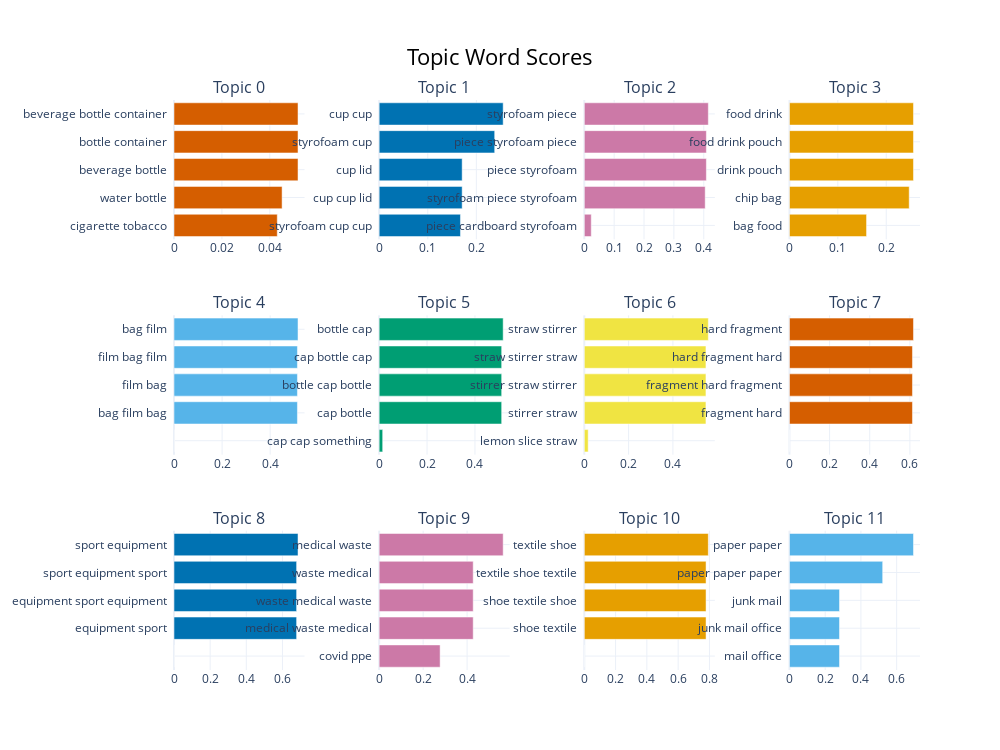

Notebook source saved alongside this figure:
### Code cell
# Visualize top topic keywords
topic_model.visualize_barchart(top_n_topics=12)

### Figure 1 — Plotly figure (JSON) as saved in the notebook; plotly's stock layout.template omitted (floating-point values rounded to 4 significant figures)
{"data": [{"marker": {"color": "#D55E00"}, "orientation": "h", "type": "bar", "x": [0.04312, 0.04513, 0.05178, 0.05178, 0.05178], "xaxis": "x", "y": ["cigarette tobacco  ", "water bottle  ", "beverage bottle  ", "bottle container  ", "beverage bottle container  "], "yaxis": "y"}, {"marker": {"color": "#0072B2"}, "orientation": "h", "type": "bar", "x": [0.1673, 0.1708, 0.1708, 0.2377, 0.2552], "xaxis": "x2", "y": ["styrofoam cup cup  ", "cup cup lid  ", "cup lid  ", "styrofoam cup  ", "cup cup  "], "yaxis": "y2"}, {"marker": {"color": "#CC79A7"}, "orientation": "h", "type": "bar", "x": [0.02326, 0.4048, 0.4087, 0.4087, 0.4153], "xaxis": "x3", "y": ["piece cardboard styrofoam  ", "styrofoam piece styrofoam  ", "piece styrofoam  ", "piece styrofoam piece  ", "styrofoam piece  "], "yaxis": "y3"}, {"marker": {"color": "#E69F00"}, "orientation": "h", "type": "bar", "x": [0.1594, 0.2475, 0.2563, 0.2563, 0.2563], "xaxis": "x4", "y": ["bag food  ", "chip bag  ", "drink pouch  ", "food drink pouch  ", "food drink  "], "yaxis": "y4"}, {"marker": {"color": "#56B4E9"}, "orientation": "h", "type": "bar", "x": [1e-05, 0.5135, 0.5135, 0.5135, 0.516], "xaxis": "x5", "y": ["  ", "bag film bag  ", "film bag  ", "film bag film  ", "bag film  "], "yaxis": "y5"}, {"marker": {"color": "#009E73"}, "orientation": "h", "type": "bar", "x": [0.01473, 0.5115, 0.5115, 0.5115, 0.5178], "xaxis": "x6", "y": ["cap cap something  ", "cap bottle  ", "bottle cap bottle  ", "cap bottle cap  ", "bottle cap  "], "yaxis": "y6"}, {"marker": {"color": "#F0E442"}, "orientation": "h", "type": "bar", "x": [0.0175, 0.5492, 0.5492, 0.5492, 0.5599], "xaxis": "x7", "y": ["lemon slice straw  ", "stirrer straw  ", "stirrer straw stirrer  ", "straw stirrer straw  ", "straw stirrer  "], "yaxis": "y7"}, {"marker": {"color": "#D55E00"}, "orientation": "h", "type": "bar", "x": [1e-05, 0.6128, 0.6128, 0.6128, 0.6179], "xaxis": "x8", "y": ["  ", "fragment hard  ", "fragment hard fragment  ", "hard fragment hard  ", "hard fragment  "], "yaxis": "y8"}, {"marker": {"color": "#0072B2"}, "orientation": "h", "type": "bar", "x": [1e-05, 0.6784, 0.6784, 0.6784, 0.6862], "xaxis": "x9", "y": ["  ", "equipment sport  ", "equipment sport equipment  ", "sport equipment sport  ", "sport equipment  "], "yaxis": "y9"}, {"marker": {"color": "#CC79A7"}, "orientation": "h", "type": "bar", "x": [0.2773, 0.4277, 0.4277, 0.4277, 0.564], "xaxis": "x10", "y": ["covid ppe  ", "medical waste medical  ", "waste medical waste  ", "waste medical  ", "medical waste  "], "yaxis": "y10"}, {"marker": {"color": "#E69F00"}, "orientation": "h", "type": "bar", "x": [1e-05, 0.7783, 0.7783, 0.7783, 0.7929], "xaxis": "x11", "y": ["  ", "shoe textile  ", "shoe textile shoe  ", "textile shoe textile  ", "textile shoe  "], "yaxis": "y11"}, {"marker": {"color": "#56B4E9"}, "orientation": "h", "type": "bar", "x": [0.2801, 0.2801, 0.2801, 0.5217, 0.6941], "xaxis": "x12", "y": ["mail office  ", "junk mail office  ", "junk mail  ", "paper paper paper  ", "paper paper  "], "yaxis": "y12"}], "layout": {"annotations": [{"font": {"size": 16}, "showarrow": false, "text": "Topic 0", "x": 0.0875, "xanchor": "center", "xref": "paper", "y": 1, "yanchor": "bottom", "yref": "paper"}, {"font": {"size": 16}, "showarrow": false, "text": "Topic 1", "x": 0.3625, "xanchor": "center", "xref": "paper", "y": 1, "yanchor": "bottom", "yref": "paper"}, {"font": {"size": 16}, "showarrow": false, "text": "Topic 2", "x": 0.6375, "xanchor": "center", "xref": "paper", "y": 1, "yanchor": "bottom", "yref": "paper"}, {"font": {"size": 16}, "showarrow": false, "text": "Topic 3", "x": 0.9125, "xanchor": "center", "xref": "paper", "y": 1, "yanchor": "bottom", "yref": "paper"}, {"font": {"size": 16}, "showarrow": false, "text": "Topic 4", "x": 0.0875, "xanchor": "center", "xref": "paper", "y": 0.6222, "yanchor": "bottom", "yref": "paper"}, {"font": {"size": 16}, "showarrow": false, "text": "Topic 5", "x": 0.3625, "xanchor": "center", "xref": "paper", "y": 0.6222, "yanchor": "bottom", "yref": "paper"}, {"font": {"size": 16}, "showarrow": false, "text": "Topic 6", "x": 0.6375, "xanchor": "center", "xref": "paper", "y": 0.6222, "yanchor": "bottom", "yref": "paper"}, {"font": {"size": 16}, "showarrow": false, "text": "Topic 7", "x": 0.9125, "xanchor": "center", "xref": "paper", "y": 0.6222, "yanchor": "bottom", "yref": "paper"}, {"font": {"size": 16}, "showarrow": false, "text": "Topic 8", "x": 0.0875, "xanchor": "center", "xref": "paper", "y": 0.2444, "yanchor": "bottom", "yref": "paper"}, {"font": {"size": 16}, "showarrow": false, "text": "Topic 9", "x": 0.3625, "xanchor": "center", "xref": "paper", "y": 0.2444, "yanchor": "bottom", "yref": "paper"}, {"font": {"size": 16}, "showarrow": false, "text": "Topic 10", "x": 0.6375, "xanchor": "center", "xref": "paper", "y": 0.2444, "yanchor": "bottom", "yref": "paper"}, {"font": {"size": 16}, "showarrow": false, "text": "Topic 11", "x": 0.9125, "xanchor": "center", "xref": "paper", "y": 0.2444, "yanchor": "bottom", "yref": "paper"}], "height": 750, "hoverlabel": {"bgcolor": "white", "font": {"family": "Rockwell", "size": 16}}, "showlegend": false, "title": {"font": {"color": "Black", "size": 22}, "text": "Topic Word Scores", "x": 0.5, "xanchor": "center", "yanchor": "top"}, "width": 1000, "xaxis": {"anchor": "y", "domain": [0, 0.175], "showgrid": true}, "xaxis10": {"anchor": "y10", "domain": [0.275, 0.45], "showgrid": true}, "xaxis11": {"anchor": "y11", "domain": [0.55, 0.725], "showgrid": true}, "xaxis12": {"anchor": "y12", "domain": [0.825, 1], "showgrid": true}, "xaxis2": {"anchor": "y2", "domain": [0.275, 0.45], "showgrid": true}, "xaxis3": {"anchor": "y3", "domain": [0.55, 0.725], "showgrid": true}, "xaxis4": {"anchor": "y4", "domain": [0.825, 1], "showgrid": true}, "xaxis5": {"anchor": "y5", "domain": [0, 0.175], "showgrid": true}, "xaxis6": {"anchor": "y6", "domain": [0.275, 0.45], "showgrid": true}, "xaxis7": {"anchor": "y7", "domain": [0.55, 0.725], "showgrid": true}, "xaxis8": {"anchor": "y8", "domain": [0.825, 1], "showgrid": true}, "xaxis9": {"anchor": "y9", "domain": [0, 0.175], "showgrid": true}, "yaxis": {"anchor": "x", "domain": [0.7556, 1], "showgrid": true}, "yaxis10": {"anchor": "x10", "domain": [0, 0.2444], "showgrid": true}, "yaxis11": {"anchor": "x11", "domain": [0, 0.2444], "showgrid": true}, "yaxis12": {"anchor": "x12", "domain": [0, 0.2444], "showgrid": true}, "yaxis2": {"anchor": "x2", "domain": [0.7556, 1], "showgrid": true}, "yaxis3": {"anchor": "x3", "domain": [0.7556, 1], "showgrid": true}, "yaxis4": {"anchor": "x4", "domain": [0.7556, 1], "showgrid": true}, "yaxis5": {"anchor": "x5", "domain": [0.3778, 0.6222], "showgrid": true}, "yaxis6": {"anchor": "x6", "domain": [0.3778, 0.6222], "showgrid": true}, "yaxis7": {"anchor": "x7", "domain": [0.3778, 0.6222], "showgrid": true}, "yaxis8": {"anchor": "x8", "domain": [0.3778, 0.6222], "showgrid": true}, "yaxis9": {"anchor": "x9", "domain": [0, 0.2444], "showgrid": true}}}
